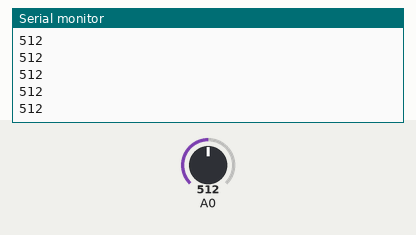
The sketch below on a simulated Arduino Uno, built with avr-gcc and run on an emulated ATmega328P. Shown: the last lines printed to the serial monitor. The test bench sets the inputs (shaded band); at power-on: A0 = 512.

Above: at 1.2 s.
1.3 s: A0 set to 716
At 1.31 s:
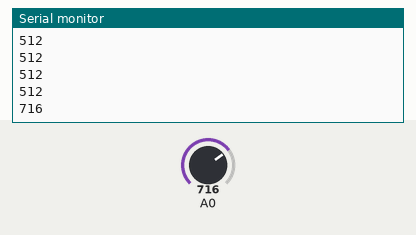
2.8 s: A0 set to 900
At 2.81 s:
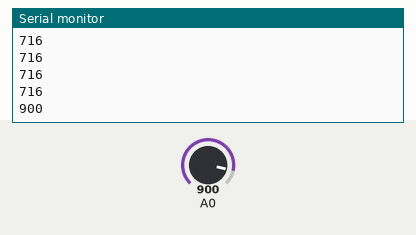
Timing chart, 0 to 5.8 s (numbered marks = the images above; inputs shaded):
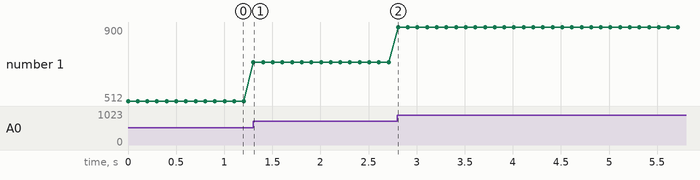

The sketch:

_4_Light.ino
```cpp
void setup() {
  pinMode(A0, INPUT);
  Serial.begin(9600);
}

int value;

void loop() {
  // Get value, 0-1023
  value = analogRead(A0);
  Serial.println(value);
  delay(100);
}
```

Measured:
- after the input at 1.3 s, the serial monitor: prints a new line at once (image 1)
- after the input at 2.8 s, the serial monitor: prints a new line at once (image 2)
- plotted number 1: 512 → 716 after the input at 1.3 s, 716 → 900 after the input at 2.8 s
